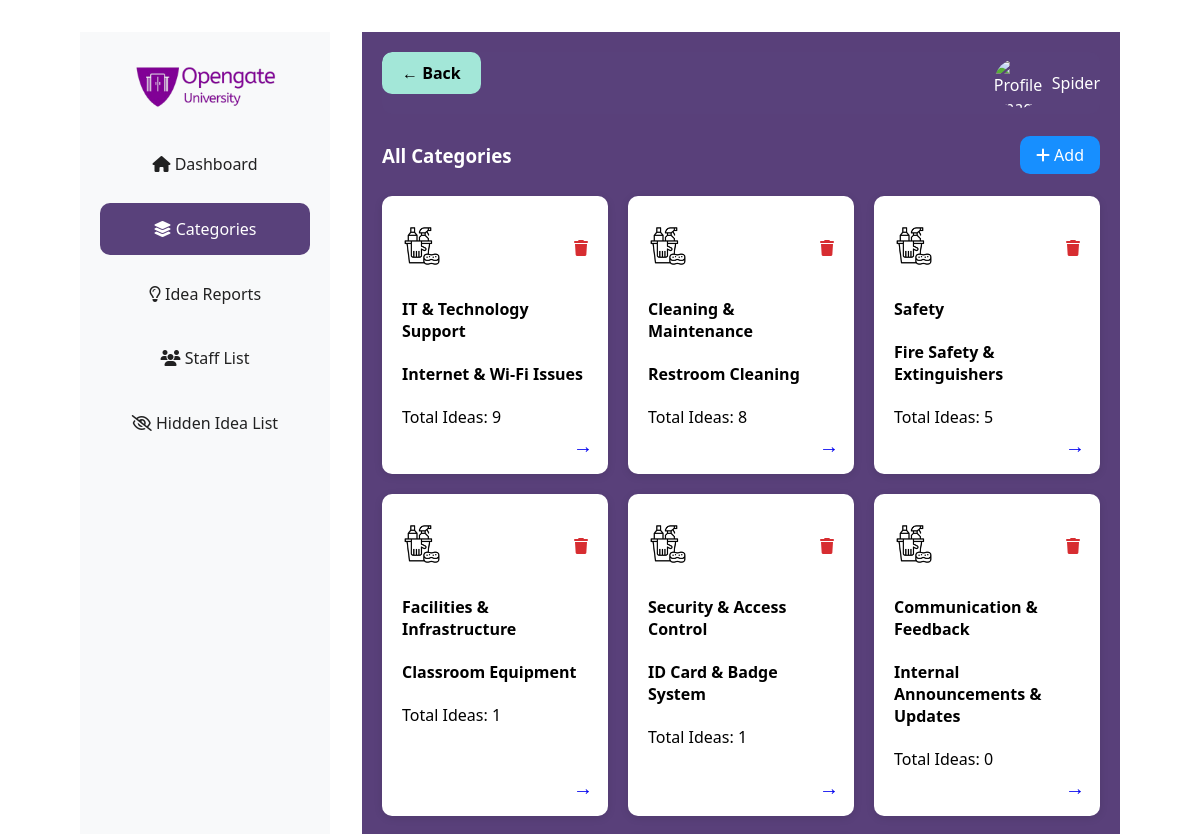
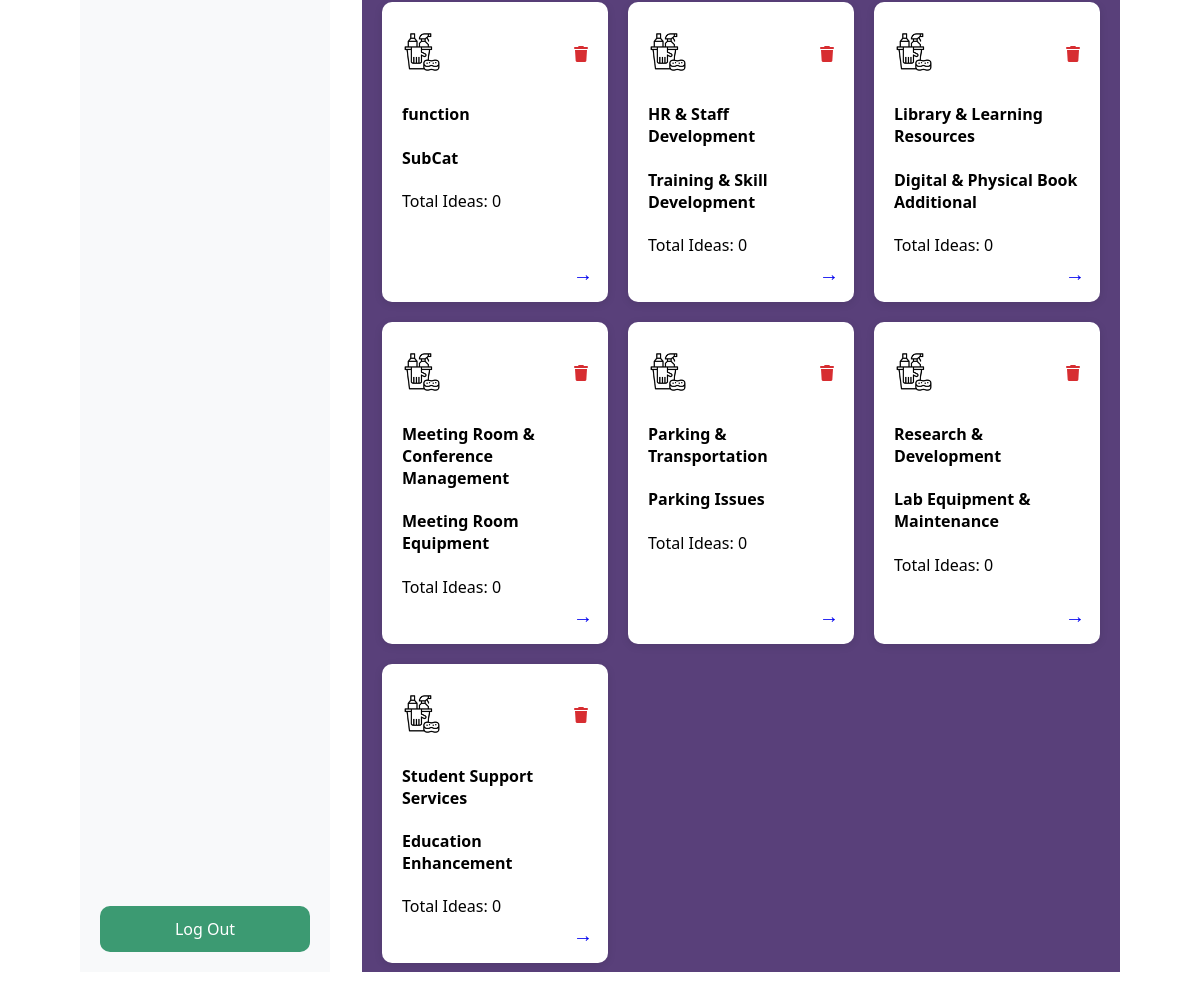
The page /EWSD/qa_manager_all_cat_list.php (signed in) on the database its author committed (2 pictures, top to bottom).
### tables this page shows
CREATE TABLE `maincategory` (
  `MainCategoryID` int(11) NOT NULL,
  `MainCategoryTitle` varchar(255) DEFAULT NULL,
  `Description` text DEFAULT NULL,
  `Status` varchar(255) DEFAULT NULL,
  `created_at` timestamp NOT NULL DEFAULT current_timestamp(),
  `updated_at` timestamp NOT NULL DEFAULT current_timestamp() ON UPDATE current_timestamp()
);

### EWSD/qa_manager_all_cat_list.php (the view, shortened to what this page needs)
<?php
$connect = new Connect();
$connection = $connect->getConnection();
$userName = $_SESSION['userName'];
$userProfileImg = $_SESSION['userProfile'] ?? 'default-profile.jpg';
$catQuery = "SELECT
                mc.MainCategoryID,
                mc.MainCategoryTitle,
                sc.SubCategoryTitle,
                COUNT(i.idea_id) AS idea_count
            FROM maincategory mc
            LEFT JOIN subcategory sc ON sc.MainCategoryID = mc.MainCategoryID
            LEFT JOIN ideas i ON i.SubCategoryID = sc.SubCategoryID
            WHERE mc.status != 'inactive'
            GROUP BY mc.MainCategoryID, mc.MainCategoryTitle
            ORDER BY idea_count DESC, mc.MainCategoryTitle ASC";
$catResult = mysqli_query($connection, $catQuery);
$allCategories = [];
while ($row = mysqli_fetch_assoc($catResult)) {
    $allCategories[] = $row;
}
?>
<!DOCTYPE html>
<html lang="en">
<head>
    <link rel="stylesheet" href="style.css">
    <link rel="stylesheet" href="https://cdnjs.cloudflare.com/ajax/libs/font-awesome/6.4.2/css/all.min.css">
</head>
<body>
    <div class="admin-container">
        <div class="side-nav">
            <div class="logo text-center">
                <img src="Images/logo.png" alt="logo" width="150px" style="margin: 8px 0px;">
            </div>
            <a class="nav-link" href="qa_manager_dashboard.php"><i class="fa-solid fa-house"></i> Dashboard</a>
            <a class="nav-link-active" href="qa_manager_home.php"><i class="fa-solid fa-layer-group"></i> Categories</a>
            <a class="nav-link" href="qa_manager_idea_summary.php"><i class="fa-regular fa-lightbulb"></i> Idea Reports</a>
            <a class="nav-link" href="qa_manager_staff_list.php"><i class="fa-solid fa-users"></i> Staff List</a>
            <a class="nav-link" href="qa_manager_hidden_idea_list.php"><i class="fa-regular fa-eye-slash"></i> Hidden Idea List</a>
            <a class=" logout" href="logout.php" onclick="return confirm('Do You Want To Log Out?')">Log Out</a>
        </div>
        <main class="content">
            <div class="qa-manager-dash-section">
                <header class="qa-manager-dash-header">
                    <a href="qa_manager_home.php" class="back-btn">← Back</a>
                    <div class="qa-manager-user-display">
                        <img src="<?php echo htmlspecialchars($userProfileImg); ?>" alt="Profile Image">
                        <span class="user-name"><?php echo htmlspecialchars($userName); ?></span>
                    </div>
                </header>
            </div>
            <div id="category-sections" style="display: block;">
                <div style="display: flex; justify-content: space-between; align-items: center; margin: 10px 0;">
                    <h3>All Categories</h3>
                    <a href="add_category.php" class="view-all-cat">
                        <i class="fa-solid fa-plus"></i> Add
                    </a>
                </div>
                <div class="categories">
                    <?php foreach ($allCategories as $cat) { ?>
                        <div class="category-card">
                            <div class="category-header">
                                <img src="images/dummy_category.png" alt="" class="category-image">
                                <span class="delete-icon" onclick="confirmDelete('<?php echo htmlspecialchars($cat['MainCategoryTitle']); ?>', '<?php echo $cat['MainCategoryID']; ?>')">
                                    <i class="fa-solid fa-trash"></i>
                                </span>
                            </div>
                            <h4>
                                <?php echo htmlspecialchars($cat['MainCategoryTitle']); ?>
                            </h4>
                            <h4>
                                <?php echo htmlspecialchars($cat['SubCategoryTitle']); ?>
                            </h4>
                            <p>Total Ideas: <?php echo $cat['idea_count']; ?></p>
                            <a href="qa_manager_idea_list.php?category_name=<?php echo urlencode($cat['MainCategoryTitle']); ?>">
                                <span class="arrow">&rarr;</span>
                            </a>
                        </div>
                    <?php } ?>
                </div>
            </div>
        </main>
    </div>
</body>
</html>

### EWSD/style.css (style rules this page uses)
* { font-family: 'Segoe UI', Tahoma, Geneva, Verdana, sans-serif; }
.admin-container { position: relative; margin: 2rem 5rem; display: flex; gap: 2rem; height: 90vh; }
.admin-container .side-nav { width: 250px; display: flex; flex-direction: column; align-items: center; gap: 0.8rem; }
.admin-container .side-nav .nav-link { text-decoration: none; color: #212121; padding: 15px 0px; transition: all 0.3s; width: 100%; text-align: center; border-radius: 10px; }
.admin-container .side-nav .nav-link-active { text-decoration: none; width: 100%; background-color: #59417B; color: #fff; text-align: center; padding: 2rem; border-radius: 10px; padding: 15px 0px; }
.side-nav { display: flex; flex-direction: column; width: 250px; background-color: #f8f9fa; padding: 20px; }
.logout { margin-top: auto; color: #fff; border-radius: 10px; background-color: red; padding: 15px 0px; transition: all 0.3s; width: 100%; text-align: center; border-radius: 10px; text-decoration: none; }
.qa-manager-dash-section { flex-basis: 100%; background-color: #59417B; border-radius: 10px; position: relative; overflow: hidden; }
.qa-manager-dash-section .qa-manager-dash-header { display: flex; width: 100%; justify-content: space-between; margin: 0; padding: 0; }
.qa-manager-dash-section .qa-manager-dash-header .qa-manager-user-display { display: flex; align-items: center; gap: 0.5rem; justify-content: flex-end; }
.qa-manager-dash-section .qa-manager-dash-header .qa-manager-user-display img { border-radius: 50%; width: 50px; height: 50px; object-fit: cover; }
.qa-manager-dash-section .qa-manager-dash-header .qa-manager-user-display .user-name { font-size: 16px; color: #fff; }
#category-sections .view-all-cat { padding: 8px 16px; border: none; border-radius: 10px; background-color: #178fff; color: white; cursor: pointer; text-decoration: none; }

### EWSD/qa_manager_all_cat_list.php (style rules this page uses)
* { box-sizing: border-box; }
body { font-family: 'Poppins', sans-serif; margin: 0; padding: 0; }
.logout { margin-top: auto; background: #3c9a72; padding: 12px; color: white; border: none; width: 100%; border-radius: 10px; cursor: pointer; font-size: 16px; }
.content { flex: 1; background: rgb(89, 64, 122); color: white; padding: 20px; overflow-y: auto; }
header { display: flex; justify-content: space-between; align-items: center; flex-wrap: wrap; margin-bottom: 20px; }
header a { color: white; text-decoration: underline; }
.categories { display: grid; grid-template-columns: repeat(3, 1fr); gap: 20px; }
.category-card { background: white; color: black; padding: 30px 20px; border-radius: 10px; position: relative; box-shadow: 0 2px 8px rgba(0, 0, 0, 0.1); }
.category-image { width: 40px; height: 40px; border-radius: 5px; margin-bottom: 10px; }
.category-header { display: flex; justify-content: space-between; align-items: center; margin-bottom: 10px; }
.delete-icon i { color: #D72D31; font-size: 16px; cursor: pointer; margin-bottom: 10px; }
.arrow, .delete { position: absolute; right: 15px; bottom: 15px; font-size: 20px; cursor: pointer; }
#category-sections, #idea-report-section { display: none; }
.back-btn { background-color: #A3E7D8; color: black; font-weight: 600; border: none; padding: 10px 20px; border-radius: 10px; display: inline-flex; align-items: center; gap: 8px; cursor: pointer; margin-bottom: 20px; text-decoration: none; }

### rows shown on the page
maincategory: MainCategoryTitle "IT & Technology Support", SubCategoryTitle "Internet & Wi-Fi Issues", idea_count "9"
maincategory: MainCategoryTitle "Cleaning & Maintenance", SubCategoryTitle "Restroom Cleaning", idea_count "8"
maincategory: MainCategoryTitle "Safety", SubCategoryTitle "Fire Safety & Extinguishers", idea_count "5"
maincategory: MainCategoryTitle "Facilities & Infrastructure", SubCategoryTitle "Classroom Equipment", idea_count "1"
maincategory: MainCategoryTitle "Security & Access Control", SubCategoryTitle "ID Card & Badge System", idea_count "1"
maincategory: MainCategoryTitle "Communication & Feedback", SubCategoryTitle "Internal Announcements & Updates", idea_count "0"
maincategory: MainCategoryTitle "function", SubCategoryTitle "SubCat", idea_count "0"
maincategory: MainCategoryTitle "HR & Staff Development", SubCategoryTitle "Training & Skill Development", idea_count "0"
maincategory: MainCategoryTitle "Library & Learning Resources", SubCategoryTitle "Digital & Physical Book Additional", idea_count "0"
maincategory: MainCategoryTitle "Meeting Room & Conference Management", SubCategoryTitle "Meeting Room Equipment", idea_count "0"
maincategory: MainCategoryTitle "Parking & Transportation", SubCategoryTitle "Parking Issues", idea_count "0"
maincategory: MainCategoryTitle "Research & Development", SubCategoryTitle "Lab Equipment & Maintenance", idea_count "0"
maincategory: MainCategoryTitle "Student Support Services", SubCategoryTitle "Education Enhancement", idea_count "0"

### other values the page prints
$userName "Spider"
